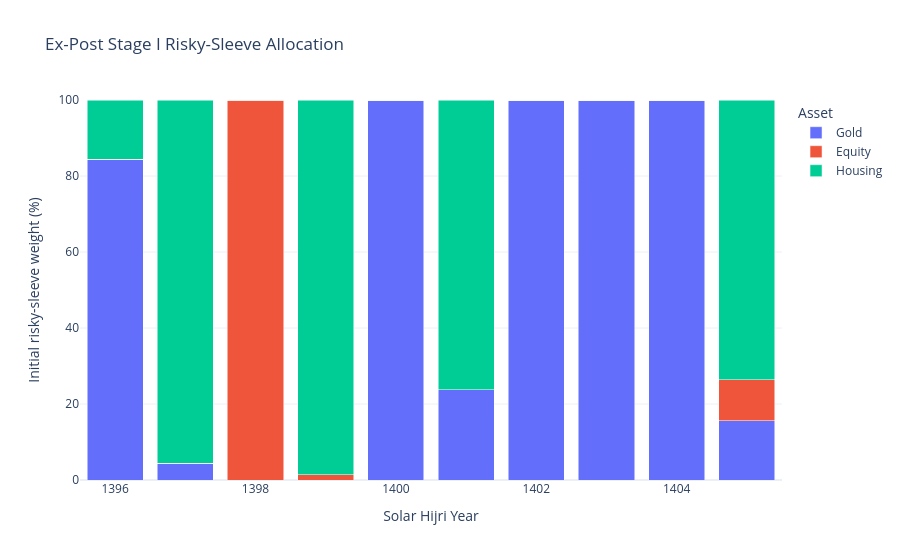

Notebook code for this chart:
### Code cell
weight_columns = [
    f"initial_weight_{asset}"
    for asset in RISKY_ASSETS
]

weights_long = (
    stage_one_results[
        ["year"] + weight_columns
    ]
    .melt(
        id_vars="year",
        var_name="asset",
        value_name="weight",
    )
)

weights_long["asset"] = (
    weights_long["asset"]
    .str.replace("initial_weight_", "", regex=False)
    .map(ASSET_LABELS)
)

weights_long["weight_pct"] = weights_long["weight"] * 100

fig = px.bar(
    weights_long,
    x="year",
    y="weight_pct",
    color="asset",
    labels={
        "year": "Solar Hijri Year",
        "weight_pct": "Initial risky-sleeve weight (%)",
        "asset": "Asset",
    },
    title="Ex-Post Stage I Risky-Sleeve Allocation",
)

fig.update_layout(
    barmode="stack",
    legend_title_text="Asset",
    yaxis_range=[0, 100],
)

fig.show()

### Figure 1 — Plotly figure (JSON) as saved in the notebook; plotly's stock layout.template omitted (floating-point values rounded to 4 significant figures)
{"data": [{"hovertemplate": "Asset=Gold<br>Solar Hijri Year=%{x}<br>Initial risky-sleeve weight (%)=%{y}<extra></extra>", "legendgroup": "Gold", "marker": {"color": "#636efa", "pattern": {"shape": ""}}, "name": "Gold", "orientation": "v", "showlegend": true, "textposition": "auto", "type": "bar", "x": [1396, 1397, 1398, 1399, 1400, 1401, 1402, 1403, 1404, 1405], "xaxis": "x", "y": [84.37, 4.401, 1.11e-13, 0.0, 100.0, 23.71, 100.0, 100.0, 100.0, 15.56], "yaxis": "y"}, {"hovertemplate": "Asset=Equity<br>Solar Hijri Year=%{x}<br>Initial risky-sleeve weight (%)=%{y}<extra></extra>", "legendgroup": "Equity", "marker": {"color": "#EF553B", "pattern": {"shape": ""}}, "name": "Equity", "orientation": "v", "showlegend": true, "textposition": "auto", "type": "bar", "x": [1396, 1397, 1398, 1399, 1400, 1401, 1402, 1403, 1404, 1405], "xaxis": "x", "y": [2.526e-16, 7.599e-14, 100.0, 1.348, 5.412e-14, 2.174e-14, 0.0, 1.554e-13, 2.22e-14, 10.87], "yaxis": "y"}, {"hovertemplate": "Asset=Housing<br>Solar Hijri Year=%{x}<br>Initial risky-sleeve weight (%)=%{y}<extra></extra>", "legendgroup": "Housing", "marker": {"color": "#00cc96", "pattern": {"shape": ""}}, "name": "Housing", "orientation": "v", "showlegend": true, "textposition": "auto", "type": "bar", "x": [1396, 1397, 1398, 1399, 1400, 1401, 1402, 1403, 1404, 1405], "xaxis": "x", "y": [15.63, 95.6, 0.0, 98.65, 4.996e-14, 76.29, 3.331e-14, 0.0, 3.053e-14, 73.57], "yaxis": "y"}], "layout": {"barmode": "stack", "legend": {"title": {"text": "Asset"}, "tracegroupgap": 0}, "title": {"text": "Ex-Post Stage I Risky-Sleeve Allocation"}, "xaxis": {"anchor": "y", "domain": [0.0, 1.0], "title": {"text": "Solar Hijri Year"}}, "yaxis": {"anchor": "x", "domain": [0.0, 1.0], "range": [0, 100], "title": {"text": "Initial risky-sleeve weight (%)"}}}}
